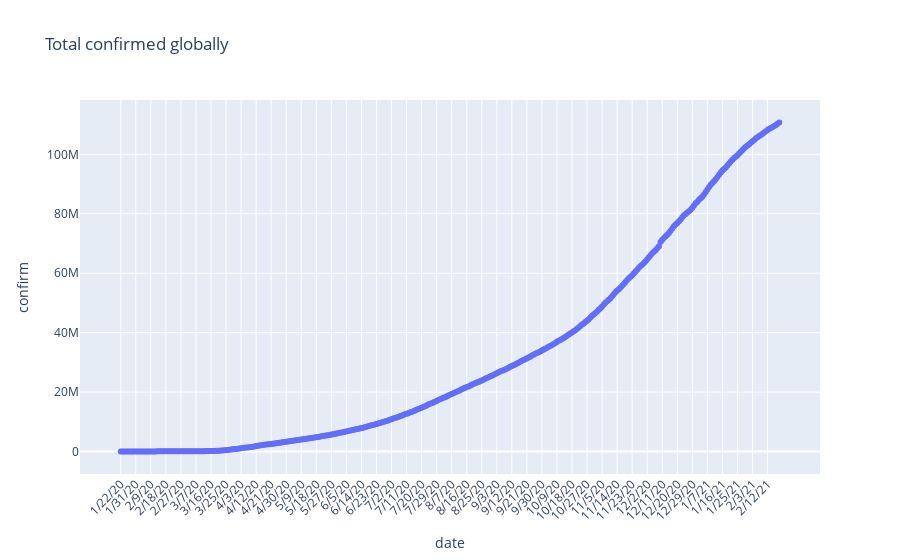

Notebook code for this chart:
### Markdown cell above
### Confirmed Cases :

### Code cell
#Global confirmed cases
fig = go.Figure(data=go.Scatter(x=confirmed_agg.index, y = confirmed_agg.values, mode = 'lines+markers' ))
fig.update_layout(title='Total confirmed globally', yaxis_title = 'confirm',xaxis_title='date',xaxis_tickangle = 315)
fig.show()

### Figure 1 — Plotly figure (JSON) as saved in the notebook; plotly's stock layout.template omitted (floating-point values rounded to 4 significant figures; data arrays with more than 128 entries replaced by an {"elided": "..."} marker saying what was removed)
{"data": [{"mode": "lines+markers", "type": "scatter", "x": {"elided": "395 str values"}, "y": {"elided": "395 int values"}}], "layout": {"title": {"text": "Total confirmed globally"}, "xaxis": {"tickangle": -45, "title": {"text": "date"}}, "yaxis": {"title": {"text": "confirm"}}}}
